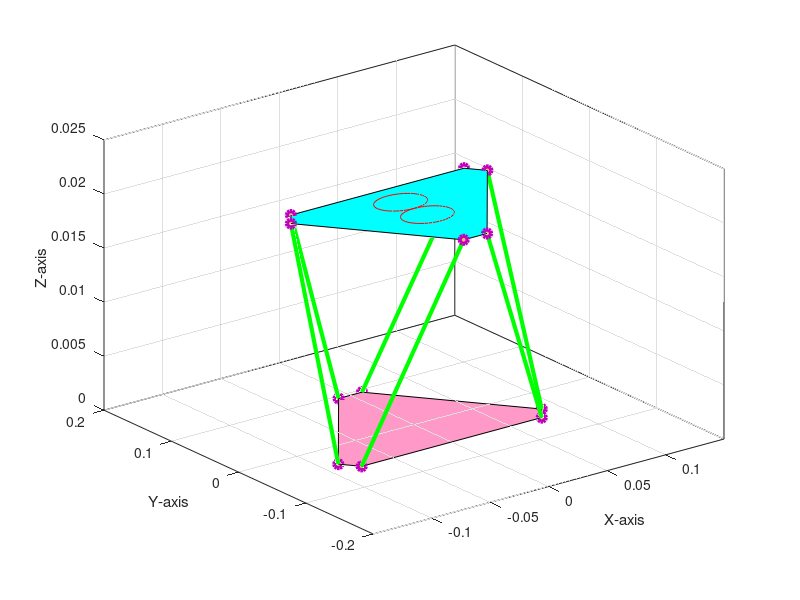

Write the MATLAB code that produced this figure.
clear all; close all;clc; 
d=0.020;c=0.148;d1=0.020;c1=0.154;h=d1;
A=[];
B=[];
C=[];
figure
pause(10);
% this loop makes the upper circle
for j=0:4:180
    
    r=0.04;
    xCircle=r*cos(j*3.14159/180)*sin(j*3.14159/180);
    yCircle=r*sin(j*3.14159/180)*sin(j*3.14159/180);
    %top center co-ordinate in the frame of base center
    xCTop=xCircle;
    yCTop=yCircle;
    zCTop=[h]; %height
    
    %co-ordinates of the base plate in its own frame
    xBase=[-c1/2, -c1/2-d/2, -d/2, d/2, c1/2+d/2, c1/2];
    yBase=[-sqrt(3)*(c1+2*d)/6, -sqrt(3)*(c1-d)/6, sqrt(3)*(2*c1+d)/6, sqrt(3)*(2*c1+d)/6, -sqrt(3)*(c1-d)/6, -sqrt(3)*(c1+2*d)/6];
    zBase=[0,0,0,0,0,0];
    
    %co-ordinates of the top plate in its own frame
    xTopFrame=[-d/2, -c/2-d/2, -c/2, +c/2,(c+d)/2, d/2];
    yTopFrame=[-sqrt(3)*(2*c+d)/6, sqrt(3)*(c-d)/6, sqrt(3)*(c+2*d)/6, sqrt(3)*(c+2*d)/6, sqrt(3)*(c-d)/6, -sqrt(3)*(2*c+d)/6];
    zTopFrame=[0,0,0,0,0,0];
    
    %co-ordinates of the top plate in frame of the bottom plates center
    xTop=xTopFrame+xCTop;
    yTop=yTopFrame+yCTop;
    zTop=zTopFrame+zCTop;
    
    fill3(xBase,yBase,zBase,[1 0.6 0.78]); hold on;
    grid on; axis([-.15 .15 -.2 .2 0 .025]);
    fill3(xTop,yTop,zTop,'c'); hold on;
    
    for i=1:6
        plot3([xBase(i),xTop(i)],[yBase(i),yTop(i)],[zBase(i),zTop(i)],...
            'MarkerFaceColor',[1 0.694117665290833 0.39215686917305],...
            'MarkerEdgeColor',[0.749019622802734 0 0.749019622802734],...
            'Marker','o',...
            'LineWidth',3,...
            'Color',[0 1 0]);
        hold on;
        
        xlabel('X-axis');
        ylabel('Y-axis');
        zlabel('Z-axis');
    end
    
    A=[A;xCTop];
    B=[B;yCTop];
    C=[C;zCTop];
    plot3(A,B,C,'r');
    hold off;
    pause(0.025);
end
% this loop makes the lower circle
for j=0:4:180
    
    r=0.04;
    xCircle=-r*cos(j*3.14159/180)*sin(j*3.14159/180);
    yCircle=-r*sin(j*3.14159/180)*sin(j*3.14159/180);
    %top center co-ordinate in the frame of base center
    xCTop=xCircle;
    yCTop=yCircle;
    zCTop=[h]; %height
    
    %co-ordinates of the base plate in its own frame
    xBase=[-c1/2, -c1/2-d/2, -d/2, d/2, c1/2+d/2, c1/2];
    yBase=[-sqrt(3)*(c1+2*d)/6, -sqrt(3)*(c1-d)/6, sqrt(3)*(2*c1+d)/6, sqrt(3)*(2*c1+d)/6, -sqrt(3)*(c1-d)/6, -sqrt(3)*(c1+2*d)/6];
    zBase=[0,0,0,0,0,0];
    
    %co-ordinates of the top plate in its own frame
    xTopFrame=[-d/2, -c/2-d/2, -c/2, +c/2,(c+d)/2, d/2];
    yTopFrame=[-sqrt(3)*(2*c+d)/6, sqrt(3)*(c-d)/6, sqrt(3)*(c+2*d)/6, sqrt(3)*(c+2*d)/6, sqrt(3)*(c-d)/6, -sqrt(3)*(2*c+d)/6];
    zTopFrame=[0,0,0,0,0,0];
    
    %co-ordinates of the top plate in frame of the bottom plates center
    xTop=xTopFrame+xCTop;
    yTop=yTopFrame+yCTop;
    zTop=zTopFrame+zCTop;
    
    fill3(xBase,yBase,zBase,[1 0.6 0.78]); hold on;
    grid on; axis([-.15 .15 -.2 .2 0 .025]);
    fill3(xTop,yTop,zTop,'c'); hold on;
    
    for i=1:6
        plot3([xBase(i),xTop(i)],[yBase(i),yTop(i)],[zBase(i),zTop(i)],...
            'MarkerFaceColor',[1 0.694117665290833 0.39215686917305],...
            'MarkerEdgeColor',[0.749019622802734 0 0.749019622802734],...
            'Marker','o',...
            'LineWidth',3,...
            'Color',[0 1 0]);
        hold on;
        
        xlabel('X-axis');
        ylabel('Y-axis');
        zlabel('Z-axis');
    end

    A=[A;xCTop];
    B=[B;yCTop];
    C=[C;zCTop];
    plot3(A,B,C,'r');
    hold off;
    pause(0.025);
end